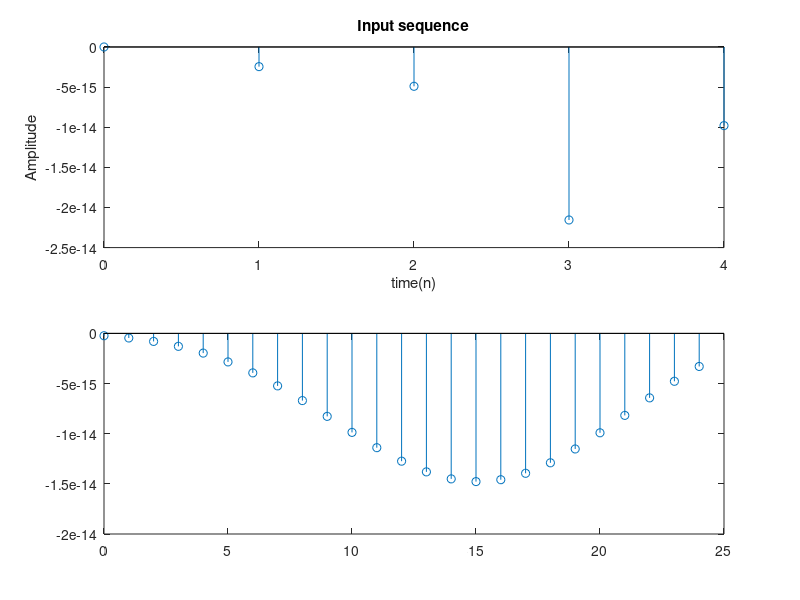

The MATLAB source for this figure:
I=input('Enter the upsampling factor');
L=input('Enter the length of the input signal');
f1=input('Enter the frequency of the first signal');
f2=input('Enter the frequency of the second signal');

n=0:L-1;
x=sin(2*pi*f1*n)+sin(2*pi*f2*n);
y=interp(x,I);
subplot(2,1,1);
stem(n,x(1:L));
title('Input sequence');
xlabel('time(n)');
ylabel('Amplitude');
subplot(2,1,2);
m=0:(L*I)-1;
stem(m,y(1:L*I));